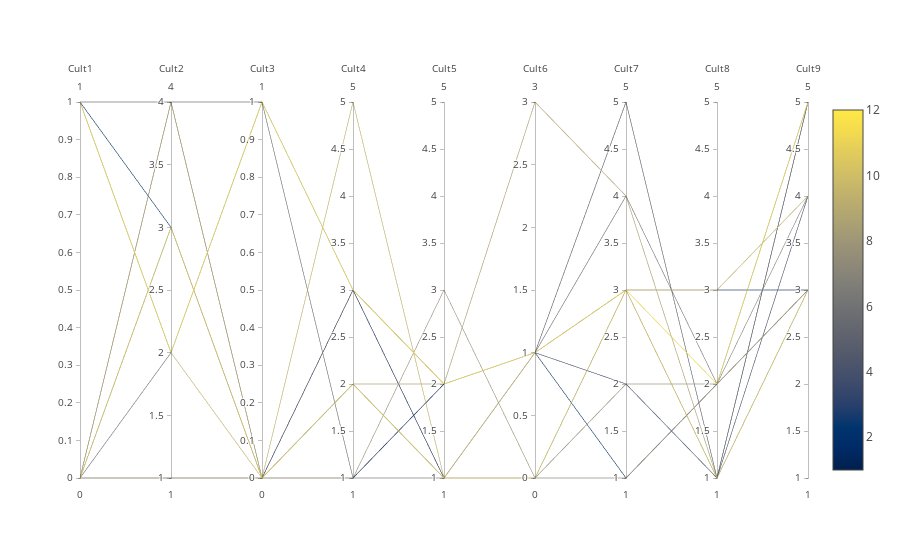
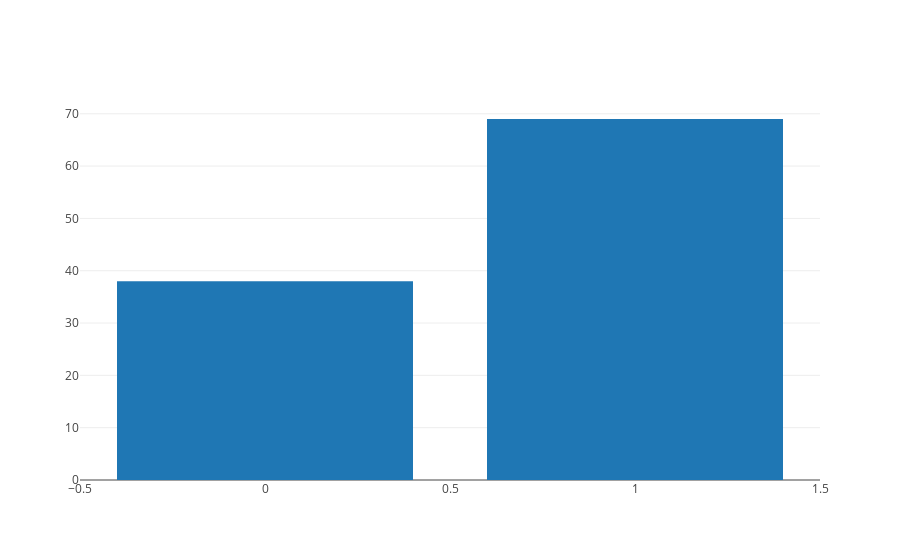
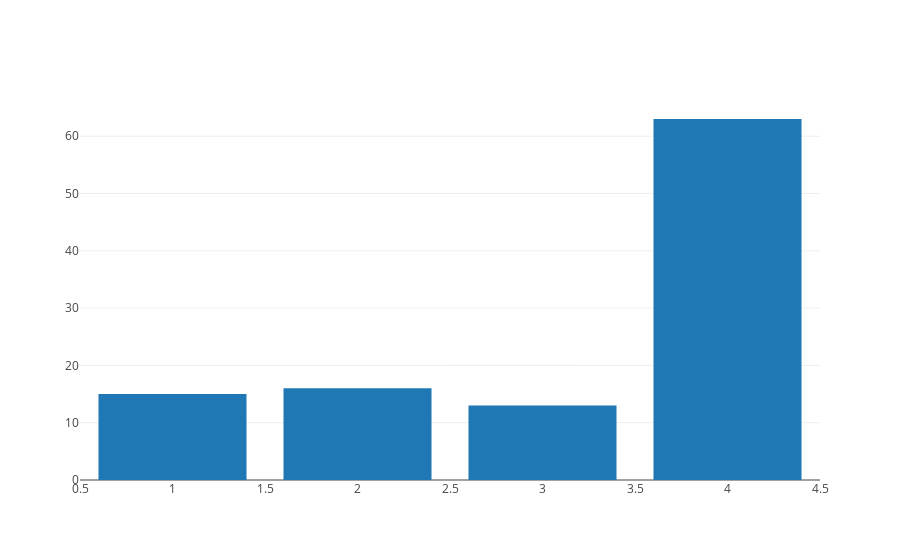
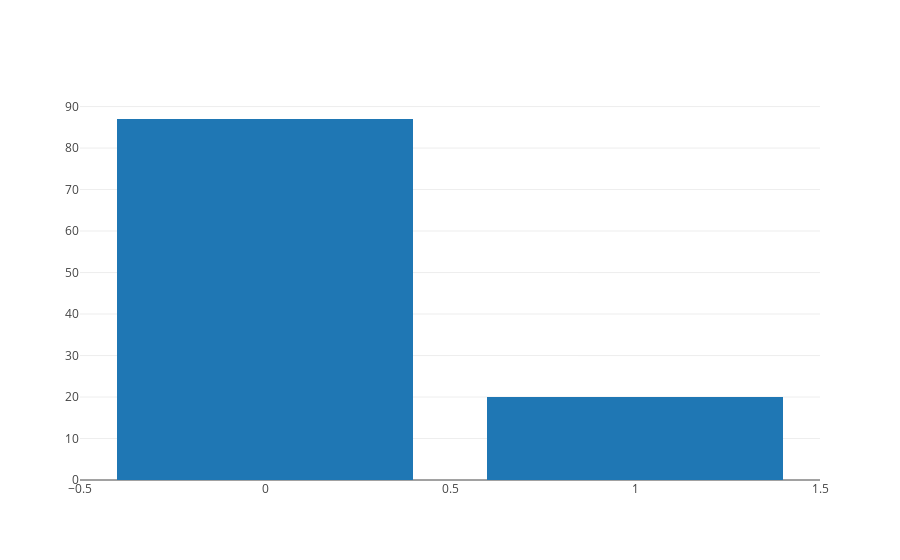

Notebook code cell kept with these figures, in order:
### Code cell
visualize_cultural_clusters_esp(dataframe_with_clusters_esp)

### Figure 1 — Plotly figure (JSON) as saved in the notebook; plotly's stock layout.template omitted (floating-point values rounded to 4 significant figures; data arrays with more than 128 entries replaced by an {"elided": "..."} marker saying what was removed)
{"data": [{"dimensions": [{"label": "Cult1", "range": [0, 1], "values": {"elided": "767 int values"}}, {"label": "Cult2", "range": [1, 4], "values": {"elided": "767 int values"}}, {"label": "Cult3", "range": [0, 1], "values": {"elided": "767 int values"}}, {"label": "Cult4", "range": [1, 5], "values": {"elided": "767 int values"}}, {"label": "Cult5", "range": [1, 5], "values": {"elided": "767 int values"}}, {"label": "Cult6", "range": [0, 3], "values": {"elided": "767 int values"}}, {"label": "Cult7", "range": [1, 5], "values": {"elided": "767 int values"}}, {"label": "Cult8", "range": [1, 5], "values": {"elided": "767 int values"}}, {"label": "Cult9", "range": [1, 5], "values": {"elided": "767 int values"}}], "line": {"cmax": 12, "cmin": 1, "color": [2, 1, 12, 5, 9, 8, 6, 3, 11, 10, 7, 4], "colorscale": "Cividis", "reversescale": false, "showscale": true}, "showlegend": true, "type": "parcoords", "uid": "93e459e0-a5a2-4300-93c6-a31193c38612"}], "layout": {}}

### Figure 2 — Plotly figure (JSON) as saved in the notebook; plotly's stock layout.template omitted (floating-point values rounded to 4 significant figures)
{"data": [{"type": "bar", "uid": "30dc9e8a-b7bc-4341-b0a0-1f48ce3eeaca", "x": [1, 0], "y": [69, 38]}], "layout": {}}

### Figure 3 — Plotly figure (JSON) as saved in the notebook; plotly's stock layout.template omitted (floating-point values rounded to 4 significant figures)
{"data": [{"type": "bar", "uid": "c5ee1438-46f1-49e3-89c6-8aa7775baca3", "x": [3, 2, 4, 1], "y": [13, 16, 63, 15]}], "layout": {}}

### Figure 4 — Plotly figure (JSON) as saved in the notebook; plotly's stock layout.template omitted (floating-point values rounded to 4 significant figures)
{"data": [{"type": "bar", "uid": "bf82c411-9fbe-423f-af26-dee3c6167d39", "x": [0, 1], "y": [87, 20]}], "layout": {}}
